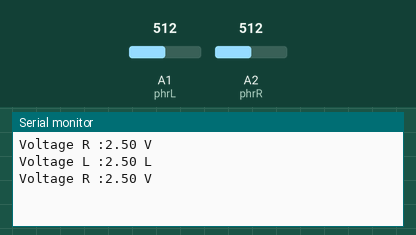
Simulated run of this sketch. Board: Arduino Uno, built with avr-gcc and run on an emulated ATmega328P. On the bench: the last lines printed to the serial monitor. The inputs (shaded band) are chosen by the test bench; at power-on: A1 (phrL) = 512, A2 (phrR) = 512.

Above: at 2.8 s.
2.9 s: A1 (phrL) set to 716
At 3.8 s:
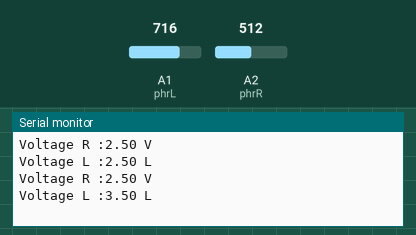
5.6 s: A2 (phrR) set to 716
At 6.7 s:
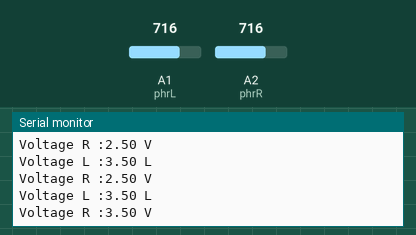
8.3 s: A1 (phrL) set to 900
At 9.8 s:
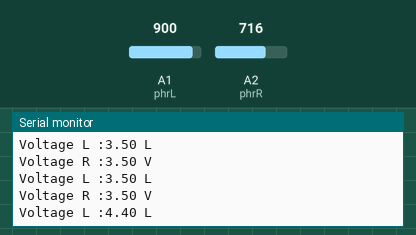
11.0 s: A2 (phrR) set to 900
At 11.8 s:
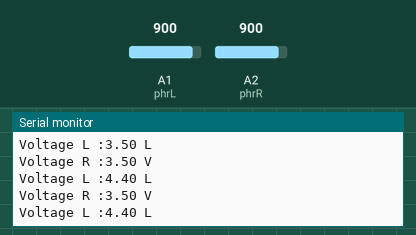
Timing chart, 0 to 14.0 s (numbered marks = the images above; inputs shaded):
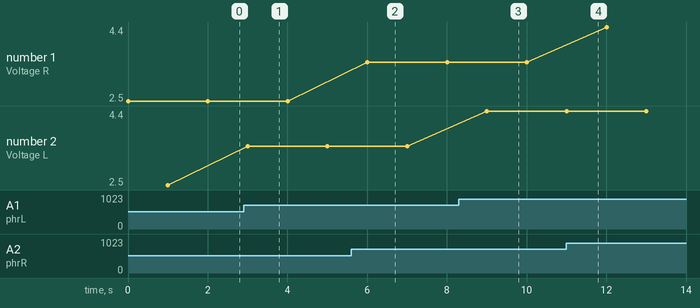

The sketch:

ree.ino
```cpp
const int phrR=A2;
const int phrL=A1;


void setup() {

   Serial.begin(9600);

   pinMode(phrR, INPUT);
   pinMode(phrL, INPUT);
}

void loop() {
   // mesure la tension sur la broche A1
   int valeurR = analogRead(phrR);
   float voltageR = valeurR * (5.0 / 1023.0);
   Serial.print("Voltage R :");
   Serial.print(voltageR);
   Serial.println(" V");
   delay(1000);
   int valeurL = analogRead(phrL);
   float voltageL = valeurL * (5.0 / 1023.0);
   Serial.print("Voltage L :");
   Serial.print(voltageL);
   Serial.println(" L");
   delay(1000);
}
```

Measured:
- after the input at 2.9 s, the serial monitor: prints a new line after 0.10 s (image 1)
- after the input at 5.6 s, the serial monitor: prints a new line after 0.40 s (image 2)
- after the input at 8.3 s, the serial monitor: prints a new line after 0.71 s (image 3)
- plotted number 2: 2.5 → 3.5 after the input at 2.9 s, 3.5 → 4.4 after the input at 8.3 s
